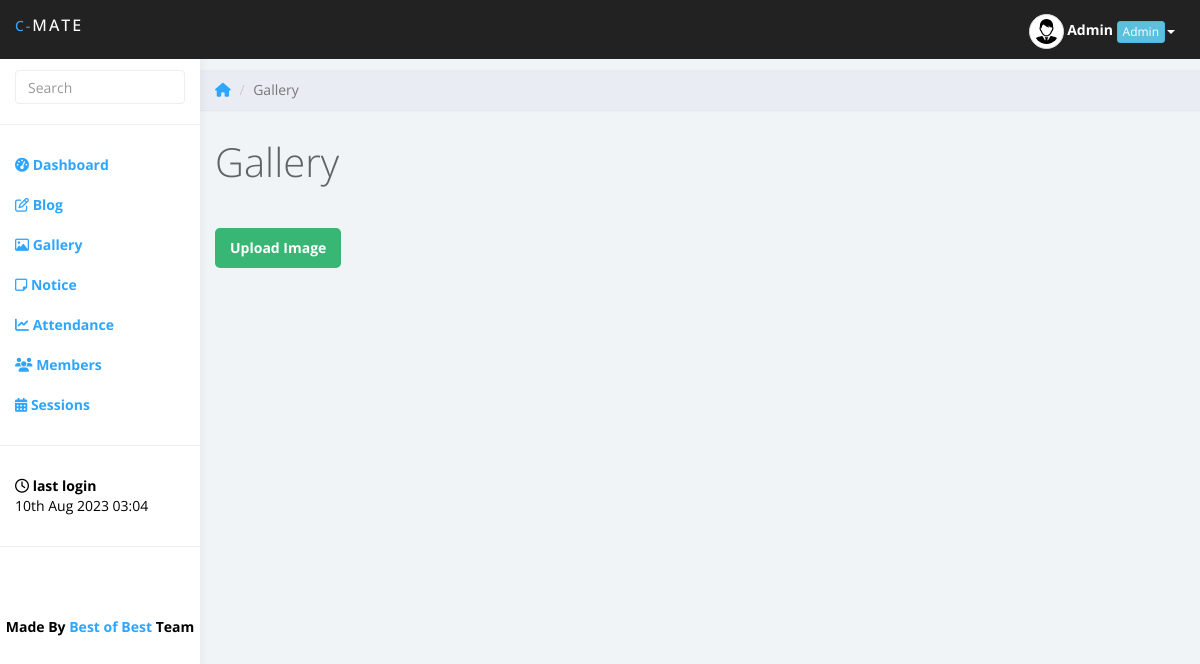
/gallery.php (signed in), run on the app's committed database.
### tables this page shows
CREATE TABLE `userinfo` (
  `id` int(5) NOT NULL,
  `name` varchar(50) NOT NULL,
  `course` varchar(10) DEFAULT NULL,
  `session` varchar(5) DEFAULT NULL,
  `university` varchar(5) DEFAULT NULL,
  `email` varchar(70) NOT NULL,
  `dob` varchar(25) NOT NULL,
  `mobile` varchar(10) NOT NULL,
  `password` text NOT NULL,
  `role` varchar(20) DEFAULT NULL,
  `last_login` datetime NOT NULL,
  `currunt_login` timestamp NOT NULL DEFAULT current_timestamp() ON UPDATE current_timestamp(),
  `otp` varchar(10) NOT NULL,
  `pic` text DEFAULT 'imgs/user.png',
  `token` varchar(255) NOT NULL,
  `status` varchar(255) NOT NULL
);

### funs.php (the view, shortened to what this page needs)
<?php
global $con;
function get_member_data($email)
{
	global $con,$row;
	$query = "SELECT * FROM userinfo WHERE email='$email'";
	$result = mysqli_query($con,$query);
	$rows = mysqli_affected_rows($con);
	if($rows == 1)
	{
		$row = mysqli_fetch_assoc($result);
	}
	else
		echo 'error while retriving data';
	return $row;
}
	?>
		<?php
function starter($id,$name,$role,$pic,$last_login,$total_members,$core_members,$total_sessions,$completed_sessions)
{
	?>
<!DOCTYPE html>
<html>
<head>
<link href="css/pace-theme-corner-indicator.css" rel="stylesheet">
<link href="https://maxcdn.bootstrapcdn.com/bootstrap/3.3.7/css/bootstrap.min.css" rel="stylesheet">
<link href="css/styles.css" rel="stylesheet">
</head>
<body>
	<nav class="navbar navbar-inverse navbar-fixed-top" role="navigation">
		<div class="container-fluid">
			<div class="navbar-header">
				<b><a class="navbar-brand" href="home.php"><span>C-</span>Mate</a></b>
				<ul class="user-menu">
					<li class="dropdown pull-right">
						<a><img src="<?php echo $pic; ?>" class="img-responsive img-circle img-thumbnail" height="35px" width="35px"> <b id="mobhide"><?php echo $name; ?></b></a> <a class="dropdown-toggle" data-toggle="dropdown"><div class="btn btn-xs btn-info" id="mobhide"><?php echo $role; ?></div><span class="caret"></span></a>
					</li>
				</ul>
			</div>
		</div>
	</nav><br>
		<div id="sidebar-collapse" class="col-sm-3 col-lg-2 sidebar">
		<form role="search" action="search.php" method="post">
			<div class="form-group">
				<input type="text" name="term" class="form-control" placeholder="Search" required>
			</div>
		</form>
		<ul class="nav menu">
			<li><a href="home.php"><i class="fa fa-tachometer" aria-hidden="true"></i>
 <b>Dashboard</b></a></li>
			<li><a href="blog-home.php"><i class="fa fa-pencil-square-o" aria-hidden="true"></i> <b>Blog</b></a></li>
			<li><a href="gallery.php"><i class="fa fa-picture-o" aria-hidden="true"></i> <b>Gallery</b></a></li>
			<li><a href="notice.php"><i class="fa fa-sticky-note-o" aria-hidden="true"></i> <b>Notice</b></a></li>
			<li><a href="attendance.php"><i class="fa fa-line-chart" aria-hidden="true"></i> <b>Attendance</b></a></li>
			<?php if($role == 'Admin' || $role == 'Technical'){
				echo '<li><a href="manage_members.php"><i class="fa fa-users" aria-hidden="true"></i> <b>Members</b></a></li>';
			} ?>
			<li><a href="schedule.php"><i class="fa fa-calendar" aria-hidden="true"></i> <b>Sessions</b></a></li>
			<li role="presentation" class="divider"></li>
			<li><a style="color: #000;"><i class="fa fa-clock-o" aria-hidden="true"></i> <b>last login</b><br><?php echo $last_login; ?></a></li>
			<li role="presentation" class="divider"></li>
		</ul>
		<div class="text-center" style="margin-top: 50px; color: #000;"><b>Made By <a href="team_details.php" >Best of Best</a> Team</b></div>
	</div>
	<div class="col-sm-9 col-sm-offset-3 col-lg-10 col-lg-offset-2 main">
	<?php
	return false;
}
function at_bottom()
{
	?>
<link rel="stylesheet" type="text/css" href="css/DateTimePicker.min.css" />
<link href="http://cdnjs.cloudflare.com/ajax/libs/summernote/0.8.2/summernote.css" rel="stylesheet">
</body>
</html>
	<?php
	return false;
}
		?>

### css/styles.css (style rules this page uses)
* { font-family: 'Open Sans', sans-serif; }
body { background: #f1f4f7; padding-top: 50px; color: #5f6468; }
a, a:hover, a:focus { color: #30a5ff; }
.form-control { border: 1px solid #eee; box-shadow: none; }
.navbar-header .navbar-brand { color: #fff; font-size: 16px; text-transform: uppercase; font-weight: 500; letter-spacing: 2px; }
.navbar-header .navbar-brand span { color: #30a5ff; }
.navbar { border: 0; }
.user-menu { display: inline-block; margin-top: 14px; margin-right: 10px; float: right; list-style: none; padding: 0; }
.user-menu a { color: #fff; }
.sidebar { display: block; background-color: #fff; padding: 0; display: none; }
.sidebar form { padding: 20px 15px 5px 15px; border-bottom: 1px solid #eee; margin-bottom: 20px; }
@media (min-width: 768px) { .sidebar { display: block; position: fixed; top: 50px; bottom: 0; left: 0; z-index: 1000; display: block; margin: 0; padding: 0; overflow-x: hidden; overflow-y: auto; background-color: #fff; box-shadow: 1px 0px 10px rgba(0, 0, 0, .05); } }
@media (min-width: 768px) { .navbar-header { width: 100%; } }
.sidebar ul.nav li.divider { border-bottom: 1px solid #eee; margin: 20px 0; }

### style.css (style rules this page uses)
* { box-sizing: border-box; font-family: 'Open Sans', sans-serif; font-size: 14px; -webkit-font-smoothing: antialiased; -moz-osx-font-smoothing: grayscale; }
body { background-color: #f1f4f7; margin: 0; }

### data on the page
userinfo: pic (picture), name "Admin", role "Admin", last_login "10th Aug 2023 03:04"
